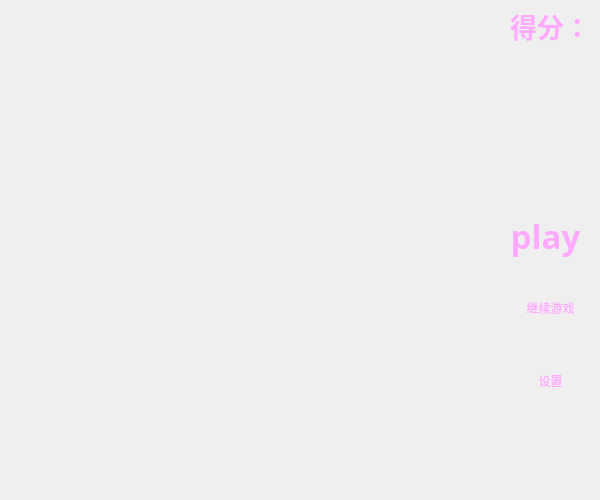
<?xml version="1.0" encoding="UTF-8"?>
<ui version="4.0">
 <class>Widget</class>
 <widget class="QWidget" name="Widget">
  <property name="geometry">
   <rect>
    <x>0</x>
    <y>0</y>
    <width>600</width>
    <height>500</height>
   </rect>
  </property>
  <property name="minimumSize">
   <size>
    <width>600</width>
    <height>500</height>
   </size>
  </property>
  <property name="maximumSize">
   <size>
    <width>600</width>
    <height>500</height>
   </size>
  </property>
  <property name="font">
   <font>
    <italic>false</italic>
   </font>
  </property>
  <property name="windowTitle">
   <string>Widget</string>
  </property>
  <widget class="QPushButton" name="pushButton">
   <property name="geometry">
    <rect>
     <x>510</x>
     <y>210</y>
     <width>71</width>
     <height>51</height>
    </rect>
   </property>
   <property name="font">
    <font>
     <family>Berlin Sans FB Demi</family>
     <pointsize>25</pointsize>
     <weight>75</weight>
     <italic>false</italic>
     <bold>true</bold>
    </font>
   </property>
   <property name="styleSheet">
    <string notr="true">background-color: qradialgradient(spread:pad, cx:0.5, cy:0.5, radius:0.5, fx:0.5, fy:0.5, stop:0 rgba(0, 0, 0, 0), stop:0.52 rgba(0, 0, 0, 0), stop:0.565 rgba(82, 121, 76, 33), stop:0.65 rgba(159, 235, 148, 64), stop:0.721925 rgba(255, 238, 150, 129), stop:0.77 rgba(255, 128, 128, 204), stop:0.89 rgba(191, 128, 255, 64), stop:1 rgba(0, 0, 0, 0));

color: rgb(255, 170, 255);</string>
   </property>
   <property name="text">
    <string>play</string>
   </property>
   <property name="flat">
    <bool>true</bool>
   </property>
  </widget>
  <widget class="QLabel" name="label">
   <property name="geometry">
    <rect>
     <x>513</x>
     <y>50</y>
     <width>81</width>
     <height>41</height>
    </rect>
   </property>
   <property name="font">
    <font>
     <pointsize>20</pointsize>
     <weight>75</weight>
     <bold>true</bold>
    </font>
   </property>
   <property name="styleSheet">
    <string notr="true">color: rgb(255, 85, 255);</string>
   </property>
   <property name="text">
    <string/>
   </property>
  </widget>
  <widget class="QLabel" name="label_2">
   <property name="geometry">
    <rect>
     <x>510</x>
     <y>10</y>
     <width>71</width>
     <height>31</height>
    </rect>
   </property>
   <property name="font">
    <font>
     <pointsize>20</pointsize>
     <weight>75</weight>
     <italic>false</italic>
     <bold>true</bold>
    </font>
   </property>
   <property name="styleSheet">
    <string notr="true">color: rgb(255, 170, 255);</string>
   </property>
   <property name="text">
    <string>得分：</string>
   </property>
  </widget>
  <widget class="QPushButton" name="pushButton_2">
   <property name="geometry">
    <rect>
     <x>520</x>
     <y>360</y>
     <width>61</width>
     <height>41</height>
    </rect>
   </property>
   <property name="styleSheet">
    <string notr="true">background-color: rgba(255, 255, 255, 0);
color: rgb(255, 170, 255);
font: 18pt &quot;华文琥珀&quot;;</string>
   </property>
   <property name="text">
    <string>设置</string>
   </property>
   <property name="flat">
    <bool>true</bool>
   </property>
  </widget>
  <widget class="QPushButton" name="pushButton_3">
   <property name="geometry">
    <rect>
     <x>500</x>
     <y>292</y>
     <width>101</width>
     <height>31</height>
    </rect>
   </property>
   <property name="styleSheet">
    <string notr="true">background-color: rgba(255, 255, 255, 0);
color: rgb(255, 170, 255);
font: 18pt &quot;华文琥珀&quot;;</string>
   </property>
   <property name="text">
    <string>继续游戏</string>
   </property>
   <property name="flat">
    <bool>true</bool>
   </property>
  </widget>
 </widget>
 <layoutdefault spacing="6" margin="11"/>
 <resources/>
 <connections/>
</ui>
